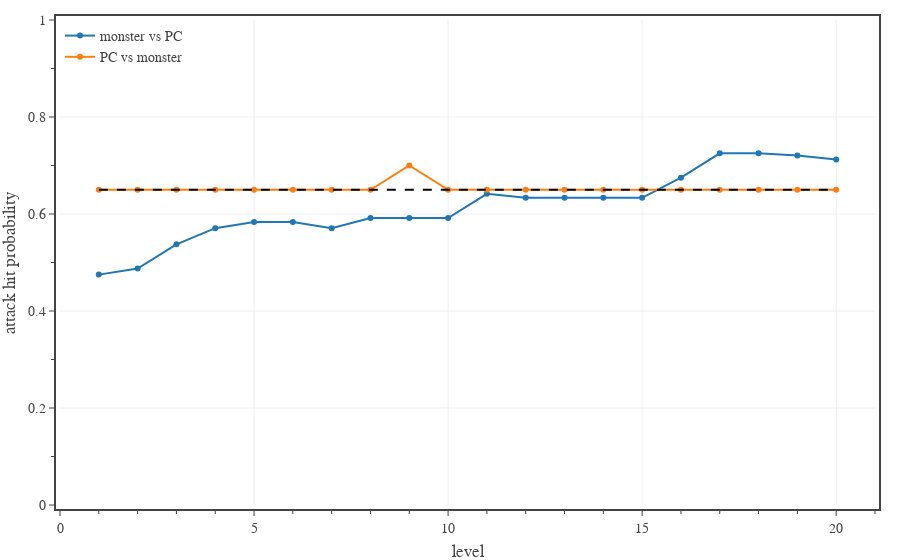

This figure's notebook cell:
### Code cell
# plots the average probability of hitting with an attack
pc = {
    'level':      [ 1, 2, 3, 4, 5, 6, 7, 8, 9,10,11,12,13,14,15,16,17,18,19,20],
    'attack mod': [ 3, 3, 3, 4, 4, 4, 4, 5, 5, 5, 5, 5, 5, 5, 5, 5, 5, 5, 5, 5],
    'prof bonus': [ 2, 2, 2, 2, 3, 3, 3, 3, 4, 4, 4, 4, 5, 5, 5, 5, 6, 6, 6, 6],
    "armor class": {
        "Barbarian": [15, 12, 12, 12, 12, 12, 12, 12, 12, 12, 12, 13, 13, 13, 13, 14, 14, 14, 15, 17],
        "Bard":      [14, 14, 14, 14, 15, 15, 15, 15, 15, 15, 15, 15, 15, 15, 15, 15, 15, 15, 15, 15],
        "Cleric":    [17, 17, 17, 17, 17, 17, 18, 18, 18, 18, 18, 18, 18, 18, 18, 18, 18, 18, 18, 18],
        "Druid":     [15, 15, 15, 16, 16, 16, 18, 18, 18, 18, 18, 18, 18, 18, 18, 18, 18, 18, 18, 18],
        "Fighter":   [16, 16, 16, 16, 16, 16, 16, 18, 18, 18, 18, 18, 18, 18, 18, 18, 18, 18, 18, 18],
        "Monk":      [16, 16, 16, 17, 17, 17, 17, 18, 18, 18, 18, 19, 19, 19, 19, 20, 20, 20, 20, 20],
        "Paladin":   [16, 16, 16, 16, 16, 16, 16, 18, 18, 18, 18, 18, 18, 18, 18, 18, 18, 18, 18, 18],
        "Ranger":    [14, 14, 14, 15, 16, 16, 16, 17, 17, 17, 17, 17, 17, 17, 17, 17, 17, 17, 17, 17],
        "Rogue":     [14, 14, 14, 15, 16, 16, 16, 17, 17, 17, 17, 17, 17, 17, 17, 17, 17, 17, 17, 17],
        "Sorcerer":  [12, 12, 12, 12, 15, 15, 15, 15, 15, 15, 15, 15, 15, 15, 15, 15, 15, 15, 15, 15],
        "Warlock":   [13, 13, 13, 13, 13, 13, 13, 13, 13, 13, 13, 13, 13, 13, 13, 13, 13, 13, 13, 13],
        "Wizard":    [12, 12, 12, 12, 15, 15, 15, 15, 15, 15, 15, 15, 15, 15, 15, 15, 15, 15, 15, 15],
    }
}
pc['attack bonus'] = [pc['attack mod'][i] + pc['prof bonus'][i] for i in range(20)]
ac_mean = np.zeros(20)
for c in pc['armor class']:
    ac_mean += np.array(pc['armor class'][c])
ac_mean /= len(pc['armor class'])
pc['armor class'] = list(ac_mean)

dfD = pd.read_csv('../../assets/data/dmg-targets.csv') # 'CR','PB','AC','AB','DC'
dfD = dfD[dfD['CR'].between(1, 20)]

def attack_hit_crit_prob(AC, AB):
    return max(0.05, min(0.95, 0.05*(21 + AB - AC)))

# create figure
fig = go.Figure(
    layout=go.Layout(
        template=TFB_TEMPLATE,
        margin=dict(l=60, r=25, b=55, t=20, pad=4),
        xaxis=dict(
            title_text='level',
            range=[0,21],
            tick0=0, dtick=5,
            minor=dict(tick0=0, dtick=1),
        ),
        yaxis=dict(
            title_text='attack hit probability',
            range=[0,1],
            tick0=0, dtick=0.2,
            minor=dict(tick0=0, dtick=0.1),
        ),
        legend=dict(
            xanchor='left', yanchor='top',
            x=0.00, y=1.00,
            orientation='v',
            tracegroupgap=0,
        )
    )
)


# monster vs pc
lvl = np.array(pc['level'])
ac = np.array(pc['armor class'])
ab = np.array(dfD['AB'])
phit = np.array([attack_hit_crit_prob(ac[i], ab[i]) for i in range(20)])
fig.add_trace(go.Scatter(
    x=lvl, 
    y=phit,
    mode='markers+lines', 
    name='monster vs PC',
    hovertemplate=
        'Level %{x}<br>'+
        'Hit Probability %{y:,.0%}' + 
        '<extra></extra>'
))
print(np.mean(phit))

# pc vs monster
lvl = np.array(pc['level'])
ab = np.array(pc['attack bonus'])
ac = np.array(dfD['AC'])
phit = np.array([attack_hit_crit_prob(ac[i], ab[i]) for i in range(20)])
fig.add_trace(go.Scatter(
    x=lvl, 
    y=phit,
    mode='markers+lines', 
    name='PC vs monster',
    hovertemplate=
        'Level %{x}<br>'+
        'Hit Probability %{y:,.0%}' + 
        '<extra></extra>'
))
print(np.mean(phit))

# reference line
fig.add_trace(go.Scatter(
    x=lvl, 
    y=[0.65]*len(lvl),
    mode='lines', 
    name='reference',
    line=dict(color='black', dash='dash'),
    showlegend=False,
    hoverinfo='skip',
))

# show figure
fig.show(config=TFB_CONFIG)

# save large format figure
if SAVEFIGS:
    file_name = f'./fig-attack-hit-probability-vs-level-large.html'
    fig_html = fig.to_html(
        config=TFB_CONFIG,
        include_plotlyjs=False, 
        full_html=False, 
    )
    fig_soup = BeautifulSoup(fig_html, 'html.parser')
    fig_soup.div['class'] = 'plotly-div-large'
    with open(file_name, 'wb') as fout:
        fout.write(fig_soup.prettify('utf-8'))

# save small format figure
if SAVEFIGS:
    fig.update_traces(marker=dict(size=4))
    fig.update_layout(font=dict(size=10))
    file_name = f'./fig-attack-hit-probability-vs-level-small.html'
    fig_html = fig.to_html(
        config=TFB_CONFIG,
        include_plotlyjs=False, 
        full_html=False, 
    )
    fig_soup = BeautifulSoup(fig_html, 'html.parser')
    fig_soup.div['class'] = 'plotly-div-small'
    with open(file_name, 'wb') as fout:
        fout.write(fig_soup.prettify('utf-8'))

### Figure 1 — Plotly figure (JSON) as saved in the notebook; plotly's stock layout.template omitted (floating-point values rounded to 4 significant figures)
{"data": [{"hovertemplate": "Level %{x}<br>Hit Probability %{y:,.0%}<extra></extra>", "mode": "markers+lines", "name": "monster vs PC", "type": "scatter", "x": [1, 2, 3, 4, 5, 6, 7, 8, 9, 10, 11, 12, 13, 14, 15, 16, 17, 18, 19, 20], "y": [0.475, 0.4875, 0.5375, 0.5708, 0.5833, 0.5833, 0.5708, 0.5917, 0.5917, 0.5917, 0.6417, 0.6333, 0.6333, 0.6333, 0.6333, 0.675, 0.725, 0.725, 0.7208, 0.7125]}, {"hovertemplate": "Level %{x}<br>Hit Probability %{y:,.0%}<extra></extra>", "mode": "markers+lines", "name": "PC vs monster", "type": "scatter", "x": [1, 2, 3, 4, 5, 6, 7, 8, 9, 10, 11, 12, 13, 14, 15, 16, 17, 18, 19, 20], "y": [0.65, 0.65, 0.65, 0.65, 0.65, 0.65, 0.65, 0.65, 0.7, 0.65, 0.65, 0.65, 0.65, 0.65, 0.65, 0.65, 0.65, 0.65, 0.65, 0.65]}, {"hoverinfo": "skip", "line": {"color": "black", "dash": "dash"}, "mode": "lines", "name": "reference", "showlegend": false, "type": "scatter", "x": [1, 2, 3, 4, 5, 6, 7, 8, 9, 10, 11, 12, 13, 14, 15, 16, 17, 18, 19, 20], "y": [0.65, 0.65, 0.65, 0.65, 0.65, 0.65, 0.65, 0.65, 0.65, 0.65, 0.65, 0.65, 0.65, 0.65, 0.65, 0.65, 0.65, 0.65, 0.65, 0.65]}], "layout": {"legend": {"orientation": "v", "tracegroupgap": 0, "x": 0, "xanchor": "left", "y": 1, "yanchor": "top"}, "margin": {"b": 55, "l": 60, "pad": 4, "r": 25, "t": 20}, "xaxis": {"dtick": 5, "minor": {"dtick": 1, "tick0": 0}, "range": [0, 21], "tick0": 0, "title": {"text": "level"}}, "yaxis": {"dtick": 0.2, "minor": {"dtick": 0.1, "tick0": 0}, "range": [0, 1], "tick0": 0, "title": {"text": "attack hit probability"}}}}
